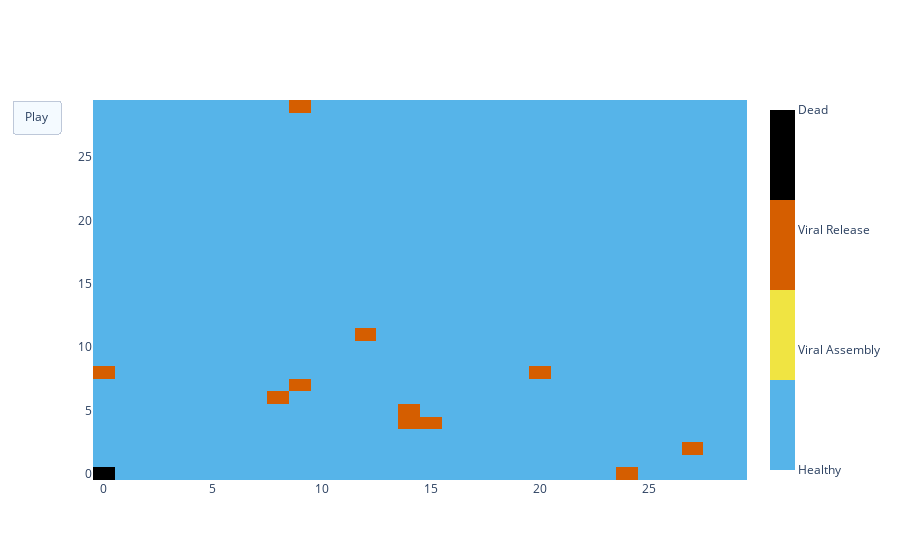

Here is the notebook cell this chart was saved with:
### Code cell
#Plot simulation - do not worry about what is happening in code here, just what movie it makes
numerify = {'H': 0, 'VA': 0.25, 'VR': 0.5, 'D': 0.75}

legend_colors = [
    [0, "#56B4E9"],
    [0.25,  "#56B4E9"],
    [0.25, "#F0E442"],
    [0.5, "#F0E442"],
    [0.5, "#D55E00"],
    [0.75, "#D55E00"],
    [0.75, "#000000"],
    [1.0, "#000000"]
]

numbers = [0, 0.25, 0.5, 0.75]
names   = ['Healthy', 'Viral Assembly', 'Viral Release', 'Dead']


# Numerify the cells for plotting
tissue_frames_numeric = []
for t in range(len(tissue_frames)):
    tissue_frames_numeric.append(tissue_frames[t].copy())
    for i in range(tissue_frames[t].shape[0]):
        for j in range(tissue_frames[t].shape[1]):
            tissue_frames_numeric[t][i][j] = numerify[tissue_frames[t][i][j]]
            
fig = go.Figure(data=go.Heatmap(z=tissue_frames_numeric[0], colorscale=legend_colors, colorbar=dict(tickvals=numbers, ticktext=names, thickness=25)),
               frames=[go.Frame(data=go.Heatmap(z=tissue_frames_numeric[i])) for i in range(len(tissue_frames_numeric))])
fig.update_layout(
    updatemenus=[
        dict(type="buttons", visible=True,
        buttons=[dict(label="Play", method="animate", args=[None])]
            )])
fig.show()

### Figure 1 — Plotly figure (JSON) as saved in the notebook; plotly's stock layout.template omitted (floating-point values rounded to 4 significant figures; data arrays with more than 128 entries replaced by an {"elided": "..."} marker saying what was removed)
{"data": [{"colorbar": {"thickness": 25, "ticktext": ["Healthy", "Viral Assembly", "Viral Release", "Dead"], "tickvals": [0, 0.25, 0.5, 0.75]}, "colorscale": [[0, "#56B4E9"], [0.25, "#56B4E9"], [0.25, "#F0E442"], [0.5, "#F0E442"], [0.5, "#D55E00"], [0.75, "#D55E00"], [0.75, "#000000"], [1, "#000000"]], "type": "heatmap", "z": {"elided": "30x30 float values"}}], "layout": {"updatemenus": [{"buttons": [{"args": [null], "label": "Play", "method": "animate"}], "type": "buttons", "visible": true}]}}
